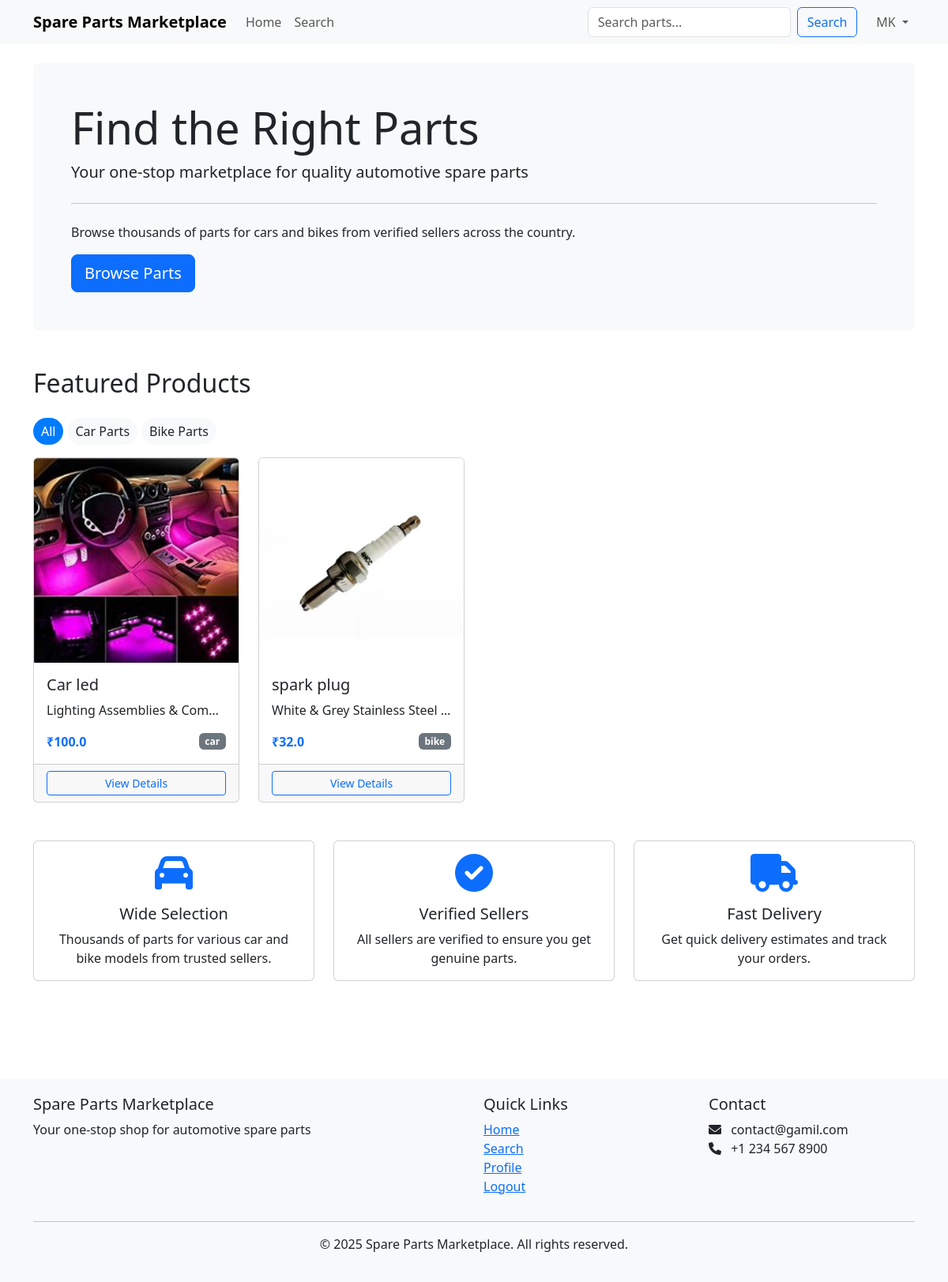
The app's page / (signed in) with its own data.
### app.py (models this page shows)
class Product(db.Model):
    id = db.Column(db.Integer, primary_key=True)
    seller_id = db.Column(db.Integer, db.ForeignKey('user.id'), nullable=False)
    name = db.Column(db.String(100), nullable=False)
    description = db.Column(db.Text, nullable=False)
    price = db.Column(db.Float, nullable=False)
    stock = db.Column(db.Integer, nullable=False)
    category = db.Column(db.String(50), nullable=False)  # 'bike', 'car'
    image = db.Column(db.String(255), nullable=True)
    eta = db.Column(db.Integer, nullable=False)  # Estimated time of arrival in days
    created_at = db.Column(db.DateTime, default=datetime.utcnow)
    cart_items = db.relationship('CartItem', backref='product', lazy=True)
    order_items = db.relationship('OrderItem', backref='product', lazy=True)

### app.py (the view)
@app.route('/')
def index():
    products = Product.query.join(SellerInfo, Product.seller_id == SellerInfo.user_id).filter(SellerInfo.is_approved == True).all()
    return render_template('index.html', products=products)

### templates/index.html (shortened to what this page needs)
{% extends "base.html" %}  {% block content %}
<div class="jumbotron bg-light p-5 rounded">
  <h1 class="display-4">Find the Right Parts</h1>
  <p class="lead">
    Your one-stop marketplace for quality automotive spare parts
  </p>
  <hr class="my-4" />
  <p>
    Browse thousands of parts for cars and bikes from verified sellers across
    the country.
  </p>
  <div class="d-flex">
    <a
      class="btn btn-primary btn-lg me-2"
      href="{{ url_for('search') }}"
      role="button"
      >Browse Parts</a
    >
  </div>
</div>
<div class="my-5">
  <h2 class="mb-4">Featured Products</h2>
  <div class="d-flex mb-3 overflow-auto">
    <div class="category-badge active" data-category="">All</div>
    <div class="category-badge" data-category="car">Car Parts</div>
    <div class="category-badge" data-category="bike">Bike Parts</div>
  </div>
  <div class="row row-cols-1 row-cols-md-2 row-cols-lg-4 g-4">
    {% for product in products %}
    <div class="col product-item" data-category="{{ product.category }}">
      <div class="card product-card">
        {% if product.image %}
        <img
          src="{{ url_for('static', filename=product.image) }}"
          class="card-img-top"
          alt="{{ product.name }}"
        />
        {% else %}
        <div class="bg-light text-center py-5">
          <i class="fas fa-image fa-3x text-secondary"></i>
        </div>
        {% endif %}
        <div class="card-body">
          <h5 class="card-title">{{ product.name }}</h5>
          <p class="card-text text-truncate">{{ product.description }}</p>
          <div class="d-flex justify-content-between align-items-center">
            <span class="text-primary fw-bold">₹{{ product.price }}</span>
            <span class="badge bg-secondary">{{ product.category }}</span>
          </div>
        </div>
        <div class="card-footer">
          <div class="d-grid">
            <a
              href="{{ url_for('product_detail', product_id=product.id) }}"
              class="btn btn-sm btn-outline-primary"
              >View Details</a
            >
          </div>
        </div>
      </div>
    </div>
    {% endfor %}
  </div>
</div>
<div class="row my-5">
  <div class="col-md-4 mb-4">
    <div class="card text-center h-100">
      <div class="card-body">
        <i class="fas fa-car fa-3x mb-3 text-primary"></i>
        <h5 class="card-title">Wide Selection</h5>
        <p class="card-text">
          Thousands of parts for various car and bike models from trusted
          sellers.
        </p>
      </div>
    </div>
  </div>
  <div class="col-md-4 mb-4">
    <div class="card text-center h-100">
      <div class="card-body">
        <i class="fas fa-check-circle fa-3x mb-3 text-primary"></i>
        <h5 class="card-title">Verified Sellers</h5>
        <p class="card-text">
          All sellers are verified to ensure you get genuine parts.
        </p>
      </div>
    </div>
  </div>
  <div class="col-md-4 mb-4">
    <div class="card text-center h-100">
      <div class="card-body">
        <i class="fas fa-truck fa-3x mb-3 text-primary"></i>
        <h5 class="card-title">Fast Delivery</h5>
        <p class="card-text">
          Get quick delivery estimates and track your orders.
        </p>
      </div>
    </div>
  </div>
</div>
{% endblock %}

### templates/base.html (style rules this page uses)
.category-badge { background-color: #f8f9fa; color: #212529; padding: 5px 10px; border-radius: 20px; margin-right: 5px; cursor: pointer; }
.category-badge.active { background-color: #007bff; color: white; }
.product-card { height: 100%; transition: transform 0.3s; }

### records on screen
Product: image (picture), name "Car led", description "Lighting Assemblies & Com…", price "100.0", category "car"
Product: image (picture), name "spark plug", description "White & Grey Stainless Steel…", price "32.0", category "bike"

### other values on screen
{{ session.name }} "MK"
